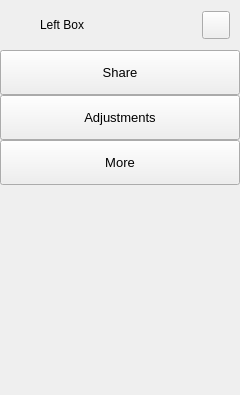
        <widget class="QFrame" name="extraLeftBox">
         <property name="minimumSize">
          <size>
           <width>0</width>
           <height>0</height>
          </size>
         </property>
         <property name="maximumSize">
          <size>
           <width>0</width>
           <height>16777215</height>
          </size>
         </property>
         <property name="frameShape">
          <enum>QFrame::NoFrame</enum>
         </property>
         <property name="frameShadow">
          <enum>QFrame::Raised</enum>
         </property>
         <layout class="QVBoxLayout" name="extraColumLayout">
          <property name="spacing">
           <number>0</number>
          </property>
          <property name="leftMargin">
           <number>0</number>
          </property>
          <property name="topMargin">
           <number>0</number>
          </property>
          <property name="rightMargin">
           <number>0</number>
          </property>
          <property name="bottomMargin">
           <number>0</number>
          </property>
          <item>
           <widget class="QFrame" name="extraTopBg">
            <property name="minimumSize">
             <size>
              <width>0</width>
              <height>50</height>
             </size>
            </property>
            <property name="maximumSize">
             <size>
              <width>16777215</width>
              <height>50</height>
             </size>
            </property>
            <property name="frameShape">
             <enum>QFrame::NoFrame</enum>
            </property>
            <property name="frameShadow">
             <enum>QFrame::Raised</enum>
            </property>
            <layout class="QVBoxLayout" name="verticalLayout_5">
             <property name="spacing">
              <number>0</number>
             </property>
             <property name="leftMargin">
              <number>0</number>
             </property>
             <property name="topMargin">
              <number>0</number>
             </property>
             <property name="rightMargin">
              <number>0</number>
             </property>
             <property name="bottomMargin">
              <number>0</number>
             </property>
             <item>
              <layout class="QGridLayout" name="extraTopLayout">
               <property name="leftMargin">
                <number>10</number>
               </property>
               <property name="rightMargin">
                <number>10</number>
               </property>
               <property name="horizontalSpacing">
                <number>10</number>
               </property>
               <property name="verticalSpacing">
                <number>0</number>
               </property>
               <item row="0" column="0">
                <widget class="QFrame" name="extraIcon">
                 <property name="minimumSize">
                  <size>
                   <width>20</width>
                   <height>0</height>
                  </size>
                 </property>
                 <property name="maximumSize">
                  <size>
                   <width>20</width>
                   <height>20</height>
                  </size>
                 </property>
                 <property name="frameShape">
                  <enum>QFrame::NoFrame</enum>
                 </property>
                 <property name="frameShadow">
                  <enum>QFrame::Raised</enum>
                 </property>
                </widget>
               </item>
               <item row="0" column="1">
                <widget class="QLabel" name="extraLabel">
                 <property name="minimumSize">
                  <size>
                   <width>150</width>
                   <height>0</height>
                  </size>
                 </property>
                 <property name="text">
                  <string>Left Box</string>
                 </property>
                </widget>
               </item>
               <item row="0" column="2">
                <widget class="QPushButton" name="extraCloseColumnBtn">
                 <property name="minimumSize">
                  <size>
                   <width>28</width>
                   <height>28</height>
                  </size>
                 </property>
                 <property name="maximumSize">
                  <size>
                   <width>28</width>
                   <height>28</height>
                  </size>
                 </property>
                 <property name="cursor">
                  <cursorShape>PointingHandCursor</cursorShape>
                 </property>
                 <property name="toolTip">
                  <string>Close left box</string>
                 </property>
                 <property name="text">
                  <string/>
                 </property>
                 <property name="icon">
                  <iconset resource="resources.qrc">
                   <normaloff>:/icons/images/icons/icon_close.png</normaloff>:/icons/images/icons/icon_close.png</iconset>
                 </property>
                 <property name="iconSize">
                  <size>
                   <width>20</width>
                   <height>20</height>
                  </size>
                 </property>
                </widget>
               </item>
              </layout>
             </item>
            </layout>
           </widget>
          </item>
          <item>
           <widget class="QFrame" name="extraContent">
            <property name="frameShape">
             <enum>QFrame::NoFrame</enum>
            </property>
            <property name="frameShadow">
             <enum>QFrame::Raised</enum>
            </property>
            <layout class="QVBoxLayout" name="verticalLayout_12">
             <property name="spacing">
              <number>0</number>
             </property>
             <property name="leftMargin">
              <number>0</number>
             </property>
             <property name="topMargin">
              <number>0</number>
             </property>
             <property name="rightMargin">
              <number>0</number>
             </property>
             <property name="bottomMargin">
              <number>0</number>
             </property>
             <item alignment="Qt::AlignTop">
              <widget class="QFrame" name="extraTopMenu">
               <property name="frameShape">
                <enum>QFrame::NoFrame</enum>
               </property>
               <property name="frameShadow">
                <enum>QFrame::Raised</enum>
               </property>
               <layout class="QVBoxLayout" name="verticalLayout_11">
                <property name="spacing">
                 <number>0</number>
                </property>
                <property name="leftMargin">
                 <number>0</number>
                </property>
                <property name="topMargin">
                 <number>0</number>
                </property>
                <property name="rightMargin">
                 <number>0</number>
                </property>
                <property name="bottomMargin">
                 <number>0</number>
                </property>
                <item>
                 <widget class="QPushButton" name="btn_share">
                  <property name="sizePolicy">
                   <sizepolicy hsizetype="Expanding" vsizetype="Fixed">
                    <horstretch>0</horstretch>
                    <verstretch>0</verstretch>
                   </sizepolicy>
                  </property>
                  <property name="minimumSize">
                   <size>
                    <width>0</width>
                    <height>45</height>
                   </size>
                  </property>
                  <property name="font">
                   <font>
                    <family>Segoe UI</family>
                    <pointsize>10</pointsize>
                    <weight>50</weight>
                    <italic>false</italic>
                    <bold>false</bold>
                   </font>
                  </property>
                  <property name="cursor">
                   <cursorShape>PointingHandCursor</cursorShape>
                  </property>
                  <property name="layoutDirection">
                   <enum>Qt::LeftToRight</enum>
                  </property>
                  <property name="styleSheet">
                   <string notr="true">background-image: url(:/icons/images/icons/cil-share-boxed.png);</string>
                  </property>
                  <property name="text">
                   <string>Share</string>
                  </property>
                 </widget>
                </item>
                <item>
                 <widget class="QPushButton" name="btn_adjustments">
                  <property name="sizePolicy">
                   <sizepolicy hsizetype="Expanding" vsizetype="Fixed">
                    <horstretch>0</horstretch>
                    <verstretch>0</verstretch>
                   </sizepolicy>
                  </property>
                  <property name="minimumSize">
                   <size>
                    <width>0</width>
                    <height>45</height>
                   </size>
                  </property>
                  <property name="font">
                   <font>
                    <family>Segoe UI</family>
                    <pointsize>10</pointsize>
                    <weight>50</weight>
                    <italic>false</italic>
                    <bold>false</bold>
                   </font>
                  </property>
                  <property name="cursor">
                   <cursorShape>PointingHandCursor</cursorShape>
                  </property>
                  <property name="layoutDirection">
                   <enum>Qt::LeftToRight</enum>
                  </property>
                  <property name="styleSheet">
                   <string notr="true">background-image: url(:/icons/images/icons/cil-equalizer.png);</string>
                  </property>
                  <property name="text">
                   <string>Adjustments</string>
                  </property>
                 </widget>
                </item>
                <item>
                 <widget class="QPushButton" name="btn_more">
                  <property name="sizePolicy">
                   <sizepolicy hsizetype="Expanding" vsizetype="Fixed">
                    <horstretch>0</horstretch>
                    <verstretch>0</verstretch>
                   </sizepolicy>
                  </property>
                  <property name="minimumSize">
                   <size>
                    <width>0</width>
                    <height>45</height>
                   </size>
                  </property>
                  <property name="font">
                   <font>
                    <family>Segoe UI</family>
                    <pointsize>10</pointsize>
                    <weight>50</weight>
                    <italic>false</italic>
                    <bold>false</bold>
                   </font>
                  </property>
                  <property name="cursor">
                   <cursorShape>PointingHandCursor</cursorShape>
                  </property>
                  <property name="layoutDirection">
                   <enum>Qt::LeftToRight</enum>
                  </property>
                  <property name="styleSheet">
                   <string notr="true">background-image: url(:/icons/images/icons/cil-layers.png);</string>
                  </property>
                  <property name="text">
                   <string>More</string>
                  </property>
                 </widget>
                </item>
               </layout>
              </widget>
             </item>
             <item>
              <widget class="QFrame" name="extraCenter">
               <property name="frameShape">
                <enum>QFrame::NoFrame</enum>
               </property>
               <property name="frameShadow">
                <enum>QFrame::Raised</enum>
               </property>
               <layout class="QVBoxLayout" name="verticalLayout_10">
                <item>
                 <widget class="QTextEdit" name="textEdit">
                  <property name="minimumSize">
                   <size>
                    <width>222</width>
                    <height>0</height>
                   </size>
                  </property>
                  <property name="styleSheet">
                   <string notr="true">background: transparent;</string>
                  </property>
                  <property name="frameShape">
                   <enum>QFrame::NoFrame</enum>
                  </property>
                  <property name="readOnly">
                   <bool>true</bool>
                  </property>
                 </widget>
                </item>
               </layout>
              </widget>
             </item>
             <item>
              <widget class="QFrame" name="extraBottom">
               <property name="frameShape">
                <enum>QFrame::NoFrame</enum>
               </property>
               <property name="frameShadow">
                <enum>QFrame::Raised</enum>
               </property>
              </widget>
             </item>
            </layout>
           </widget>
          </item>
         </layout>
        </widget>
